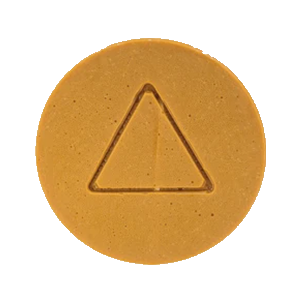
#> input picture assets/cookie_template_easy.png, 300 x 300 px, found by its file name
$ python thresold.py
#> lines starting #> are read from the running program, lines starting #| are printed output that depends on the picture; after the words box and inside, x2 and y2 are one past the last pixel; in counts of white or black regions, pixels touching at a corner belong together
import cv2
import numpy as np
import matplotlib.pyplot as plt

def main():
    # อ่านภาพในโหมด grayscale
    img = cv2.imread("assets/cookie_template_easy.png", cv2.IMREAD_GRAYSCALE)
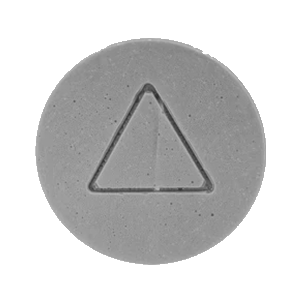
#> img: shape (300, 300); min 45, max 255, mean 206

    # แสดงภาพต้นฉบับ
    plt.figure(figsize=(15, 10))

    # แสดงภาพต้นฉบับ
    plt.subplot(2, 2, 1)
    plt.imshow(img, cmap="gray")
    plt.title("Original Image")
    plt.axis('off')

    # Global Thresholding (ใช้ค่าความเข้มจากพิกัด (151, 87))
    x, y = 151, 87
    threshold_value = img[y, x]  # ดึงค่าความเข้มของพิกเซลที่พิกัด (x, y)
#> threshold_value = 95
    _, global_thresh = cv2.threshold(img, threshold_value, 255, cv2.THRESH_BINARY)
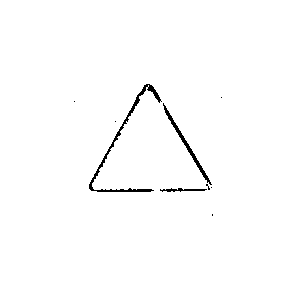
#> global_thresh: shape (300, 300); 98.9% white; black in thin lines or dots, all inside (x1, y1, x2, y2) = (74, 84, 222, 216)

    plt.subplot(2, 2, 2)
    plt.imshow(global_thresh, cmap="gray")
    plt.title(f"Global Thresholding (Threshold = {threshold_value})")
    plt.axis('off')

    # Adaptive Thresholding
    adaptive_thresh = cv2.adaptiveThreshold(
        img, 255, cv2.ADAPTIVE_THRESH_GAUSSIAN_C,
        cv2.THRESH_BINARY, 11, 2
    )
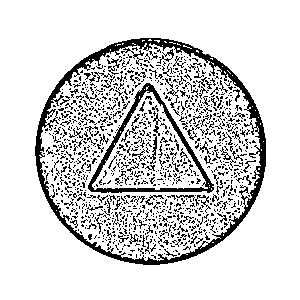
#> adaptive_thresh: shape (300, 300); 83.9% white; black in thin lines or dots, all inside (x1, y1, x2, y2) = (35, 38, 266, 265)

    plt.subplot(2, 2, 3)
    plt.imshow(adaptive_thresh, cmap="gray")
    plt.title("Adaptive Thresholding")
    plt.axis('off')

    # Otsu's Thresholding
    _, otsu_thresh = cv2.threshold(
        img, 0, 255, cv2.THRESH_BINARY + cv2.THRESH_OTSU
    )
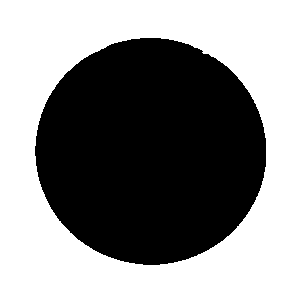
#> otsu_thresh: shape (300, 300); 54.4% white; 1 black region, box (x1, y1, x2, y2) and area: (35, 38, 266, 265) 41051

    plt.subplot(2, 2, 4)
    plt.imshow(otsu_thresh, cmap="gray")
    plt.title(f"Otsu's Thresholding (Threshold = {_})")
    plt.axis('off')

    plt.tight_layout()
    plt.show()

if __name__ == "__main__":
    main()

$ run again, with assets/cookie_template_medium.png copied over assets/cookie_template_easy.png
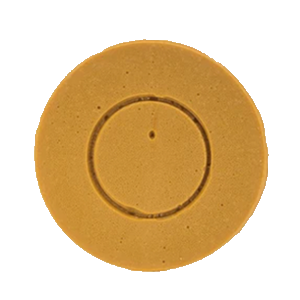
#> input picture assets/cookie_template_medium.png, 300 x 300 px, found by its file name
#> threshold_value = 127
#> in main, `_, global_thresh = cv2.threshold(img, threshold_value, 255, cv2.THRESH..`:
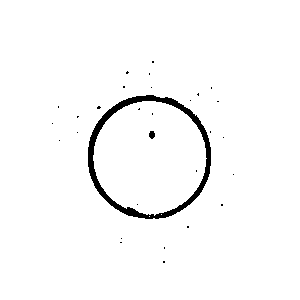
#> global_thresh: shape (300, 300); 97.6% white; 30 black regions (28 under 20 px), largest, box (x1, y1, x2, y2) and area: (88, 95, 211, 219) 2057, (149, 131, 155, 139) 38
#> adaptive_thresh: shape (300, 300); 83% white; black in thin lines or dots, all inside (x1, y1, x2, y2) = (34, 39, 269, 272)
#> in main, `_, otsu_thresh = cv2.threshold( img, 0, 255, cv2.THRESH_BINARY + cv2.T..`:
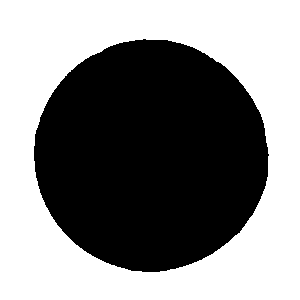
#> otsu_thresh: shape (300, 300); 52.8% white; 1 black region, box (x1, y1, x2, y2) and area: (34, 39, 269, 272) 42488
